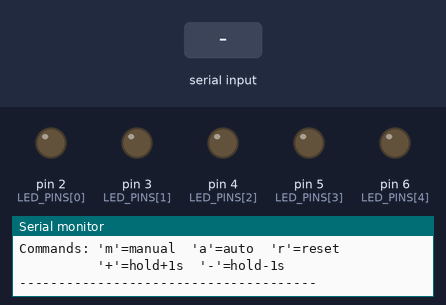
Bench run of a sketch on a simulated Arduino Uno, built with avr-gcc and run on an emulated ATmega328P. On the bench: output pins drawn as LEDs (lit = HIGH), the last lines printed to the serial monitor. The inputs (shaded band) are chosen by the test bench.

Above: at 1.4 s.
1.5 s: "m" received over Serial
At 3.5 s:
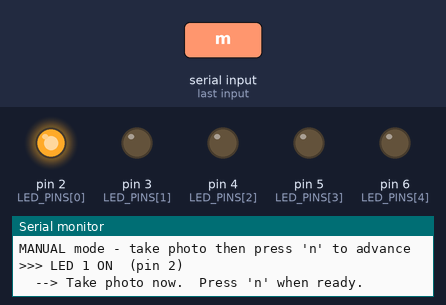
3.8 s: byte 78 ('N') received over Serial
At 4.3 s:
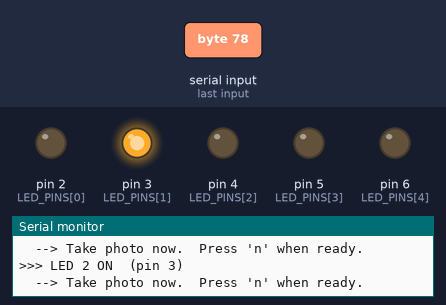
5.3 s: "n" received over Serial
At 6.5 s:
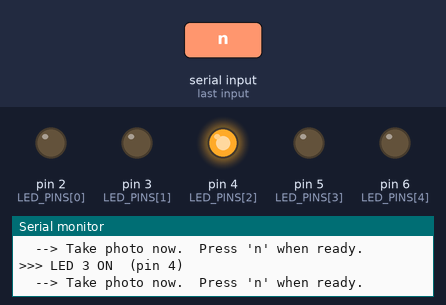
6.8 s: byte 78 ('N') received over Serial
At 7.8 s:
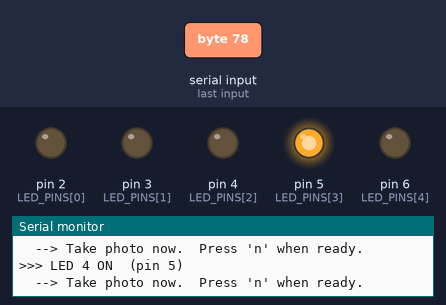
8.3 s: "n" received over Serial
At 9.0 s:
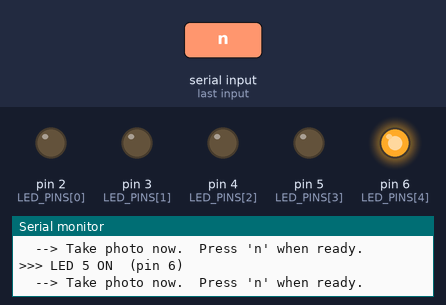
Timing chart, 0 to 10.8 s (numbered marks = the images above; inputs shaded):
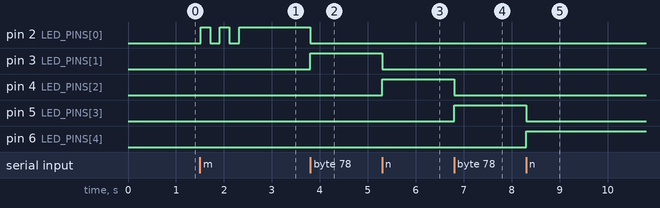

Measured:
- after the input at 1.5 s, pin 2 (LED_PINS[0]): alternates HIGH for 0.20 s and LOW for 0.20 s, 5 changes in all, then stays HIGH, starting at once
- after the input at 3.8 s, pin 2 (LED_PINS[0]): HIGH → LOW at once; pin 3 (LED_PINS[1]): LOW → HIGH at once
- after the input at 5.3 s, pin 3 (LED_PINS[1]): HIGH → LOW at once; pin 4 (LED_PINS[2]): LOW → HIGH at once
- after the input at 6.8 s, pin 4 (LED_PINS[2]): HIGH → LOW at once; pin 5 (LED_PINS[3]): LOW → HIGH at once
- after the input at 8.3 s, pin 5 (LED_PINS[3]): HIGH → LOW at once; pin 6 (LED_PINS[4]): LOW → HIGH at once

The sketch:

LED_Sequencer.ino
```cpp
// ============================================================
// Photometric Stereo - Phase-Controlled LED Sequencer
// Arduino Uno  |  Pins 2-6 -> MOSFET IN1-IN5 -> LEDs 1-5
//
// TWO MODES (select via Serial):
//   MANUAL mode ('m'):  you press Enter to advance each LED
//                       gives you time to take a phone photo
//   AUTO mode ('a'):    each LED stays on for AUTO_HOLD_MS,
//                       then advances automatically
//
// At the end of a full sequence all LEDs go off and the
// controller waits for a new mode command.
//
// SERIAL commands (9600 baud):
//   'm'  -> start Manual mode
//   'a'  -> start Auto mode
//   'n'  -> (Manual mode) advance to next LED
//   'r'  -> reset / abort current sequence
//   '+'  -> increase auto hold time by 1 s
//   '-'  -> decrease auto hold time by 1 s (min 2 s)
//
// DIRECT control (for Python / programmatic use):
//   '0'  -> all LEDs off  (works from any state)
//   '1'-'5' -> turn on that LED only (aborts any running sequence)
//
// ACK byte (for Python synchronization):
//   Every DIRECT command ('0'-'5') writes a single byte 'K'
//   right after the digitalWrite() takes effect, so the host
//   can block on read(1) instead of guessing a fixed delay.
// ============================================================

const int LED_PINS[5] = {2, 3, 4, 5, 6};  // Matches MOSFET IN1-IN5
const int NUM_LEDS     = 5;

// -- Timing --------------------------------------------------
unsigned long AUTO_HOLD_MS = 5000;   // Default: 5 s per LED in auto mode
const unsigned long BLINK_MS = 200;  // Ready-blink duration

// -- State machine --------------------------------------------
enum State { IDLE, MANUAL_HOLD, AUTO_RUNNING };
State state       = IDLE;
int   currentLED  = -1;   // which LED is currently ON (0-based)
unsigned long ledOnAt = 0;

// --------------------------------------------------------------
void allOff() {
  for (int i = 0; i < NUM_LEDS; i++)
    digitalWrite(LED_PINS[i], LOW);
}

void activateLED(int index) {
  allOff();
  digitalWrite(LED_PINS[index], HIGH);
  ledOnAt = millis();
  Serial.print(F(">>> LED "));
  Serial.print(index + 1);
  Serial.print(F(" ON  (pin "));
  Serial.print(LED_PINS[index]);
  Serial.println(F(")"));
}

void readyBlink() {
  // Brief double-blink on LED 1 to signal sequence start
  for (int b = 0; b < 2; b++) {
    digitalWrite(LED_PINS[0], HIGH);
    delay(BLINK_MS);
    digitalWrite(LED_PINS[0], LOW);
    delay(BLINK_MS);
  }
}

void printStatus() {
  Serial.println(F("--------------------------------------"));
  Serial.print(F("Auto hold time : "));
  Serial.print(AUTO_HOLD_MS / 1000);
  Serial.println(F(" s"));
  Serial.println(F("Commands: 'm'=manual  'a'=auto  'r'=reset"));
  Serial.println(F("          '+'=hold+1s  '-'=hold-1s"));
  Serial.println(F("--------------------------------------"));
}

void startSequence(State mode) {
  state      = mode;
  currentLED = 0;
  Serial.println(F(""));
  Serial.println(F("=== SEQUENCE START ==="));
  if (mode == MANUAL_HOLD)
    Serial.println(F("MANUAL mode - take photo then press 'n' to advance"));
  else {
    Serial.print(F("AUTO mode   - each LED on for "));
    Serial.print(AUTO_HOLD_MS / 1000);
    Serial.println(F(" s"));
  }
  readyBlink();
  activateLED(currentLED);
  if (mode == MANUAL_HOLD)
    Serial.println(F("  --> Take photo now.  Press 'n' when ready."));
}

void advanceOrFinish() {
  currentLED++;
  if (currentLED >= NUM_LEDS) {
    allOff();
    state = IDLE;
    Serial.println(F(""));
    Serial.println(F("=== SEQUENCE COMPLETE - all LEDs off ==="));
    printStatus();
  } else {
    activateLED(currentLED);
    if (state == MANUAL_HOLD)
      Serial.println(F("  --> Take photo now.  Press 'n' when ready."));
  }
}

// --------------------------------------------------------------
void setup() {
  Serial.begin(9600);
  for (int i = 0; i < NUM_LEDS; i++) {
    pinMode(LED_PINS[i], OUTPUT);
    digitalWrite(LED_PINS[i], LOW);
  }
  Serial.println(F(""));
  Serial.println(F("Photometric Stereo Phase Controller"));
  Serial.println(F("===================================="));
  printStatus();
}

void loop() {
  // -- Handle serial input --------------------------------
  if (Serial.available()) {
    char c = (char)Serial.read();

    // -- Direct LED control ('0'=off, '1'-'5'=single LED) --
    if (c == '0') {
      allOff();
      state = IDLE;
      Serial.println(F("[DIRECT] All LEDs off"));
      Serial.write('K');   // ACK: off takes effect immediately above
    }
    else if (c >= '1' && c <= '5') {
      int idx = c - '1';
      if (idx < NUM_LEDS) {
        state = IDLE;          // abort any running sequence
        activateLED(idx);
        Serial.print(F("[DIRECT] LED "));
        Serial.print(idx + 1);
        Serial.println(F(" on"));
        Serial.write('K');   // ACK: LED is physically on as of this point
      }
    }
    else if (c == 'r' || c == 'R') {
      allOff();
      state = IDLE;
      Serial.println(F("[RESET] Sequence aborted."));
      printStatus();
    }
    else if (c == '+') {
      AUTO_HOLD_MS += 1000;
      Serial.print(F("Hold time -> "));
      Serial.print(AUTO_HOLD_MS / 1000);
      Serial.println(F(" s"));
    }
    else if (c == '-') {
      if (AUTO_HOLD_MS > 2000) AUTO_HOLD_MS -= 1000;
      Serial.print(F("Hold time -> "));
      Serial.print(AUTO_HOLD_MS / 1000);
      Serial.println(F(" s"));
    }
    else if ((c == 'm' || c == 'M') && state == IDLE) {
      startSequence(MANUAL_HOLD);
    }
    else if ((c == 'a' || c == 'A') && state == IDLE) {
      startSequence(AUTO_RUNNING);
    }
    else if ((c == 'n' || c == 'N') && state == MANUAL_HOLD) {
      // Advance to next LED
      advanceOrFinish();
    }
  }

  // -- Auto timing ------------------------------------------
  if (state == AUTO_RUNNING) {
    if ((millis() - ledOnAt) >= AUTO_HOLD_MS) {
      advanceOrFinish();
    }
  }
}
```
